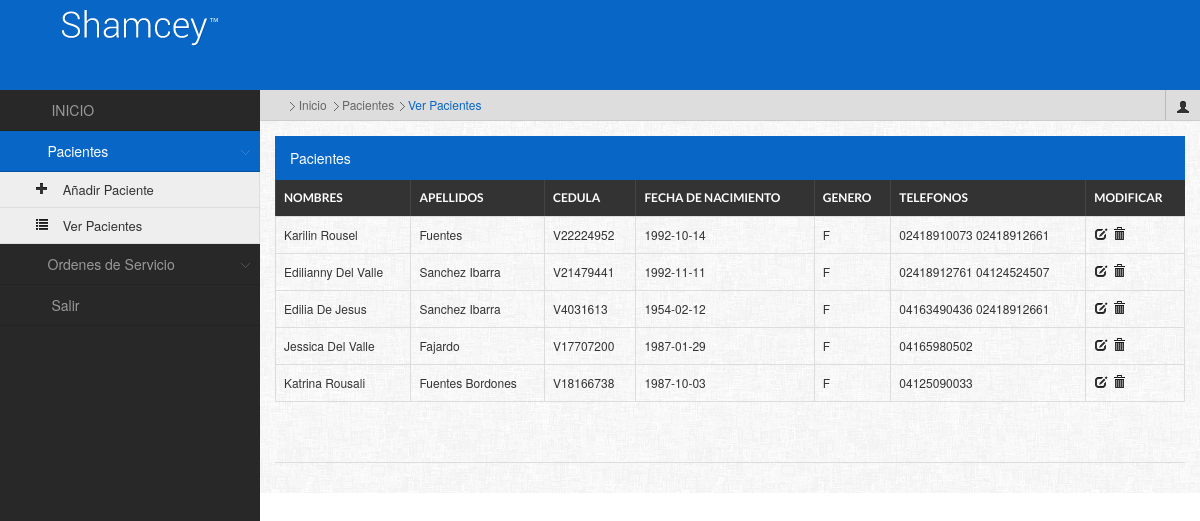
Page /web/principal.php?accion=pacientes&tipo=vep on the earlier database version.
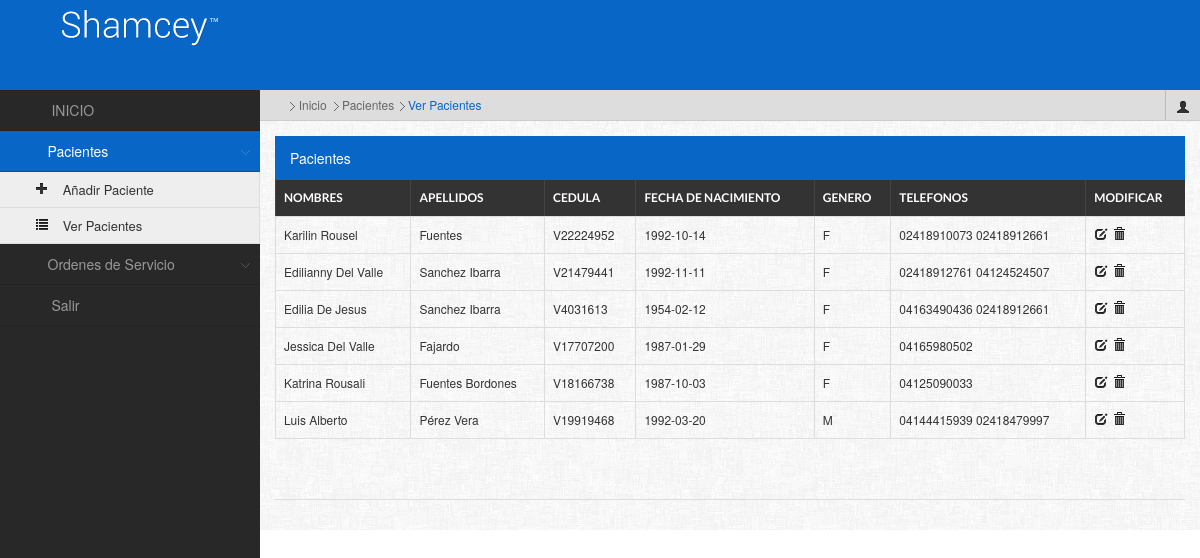
Same page on the later database version.
### tables this page shows
CREATE TABLE IF NOT EXISTS `paciente` (
  `idpaciente` int(11) NOT NULL AUTO_INCREMENT,
  `cedula` varchar(30) NOT NULL,
  `nombres` varchar(80) NOT NULL,
  `apellidos` varchar(80) NOT NULL,
  `fecha_nac` date NOT NULL,
  `genero` char(1) NOT NULL,
  `telefono` varchar(200) NOT NULL,
  PRIMARY KEY (`idpaciente`),
  KEY `cedula` (`cedula`)
);

### web/verpacientes.php (the view, shortened to what this page needs)
<?php
	include("conexbd.php");
?>
<!doctype html>
<html>
<head>
</head>
<body>
<h4 class="widgettitle">Pacientes</h4>
                <table id="dyntable" class="table table-bordered responsive">
                    <thead>
                        <tr>
                           	<th class="head1">Nombres</th>
                            <th class="head0">Apellidos</th>
                            <th class="head1">Cedula</th>
                            <th class="head1">Fecha de Nacimiento</th>
                            <th class="head0">Genero</th>
                            <th class="head1">Telefonos</th>
                            <th class="head0">Modificar</th>
                        </tr>
                    </thead>
                    <tbody>
               <?php
						$wsql="SELECT * FROM paciente";
						$result = mysql_query($wsql,$link);
						while($row = mysql_fetch_array($result))
						{
				?>
                        <tr class="gradeX">
                            <td><?php echo $row['nombres']; ?></td>
                            <td><?php echo $row['apellidos']; ?></td>
                            <td><?php echo $row['cedula']; ?></td>
                            <td><?php echo $row['fecha_nac']; ?></td>
                            <td><?php echo $row['genero']; ?></td>
                            <td><?php echo $row['telefono']; ?></td>
                            <td><a href="#" title="Modificar" class="icon-edit" onClick="MM_openBrWindow('modificarpaciente.php?paciente=<?php echo $row['idpaciente'];?>','Modificar','width=805,height=398')"></a>
                                <a href="#" title="Eliminar" class="icon-trash" onClick="eliminar(<?php echo $row['idpaciente']; ?>);"></a></td>
                        </tr>
                    <?php
						 }
					?>
                     </tbody>
                </table>
</body>
</html>

Differences in the rows shown:
added paciente: nombres "Luis Alberto", apellidos "Pérez Vera", cedula "V19919468", fecha_nac "1992-03-20", genero "M", telefono "04144415939 02418479997"
